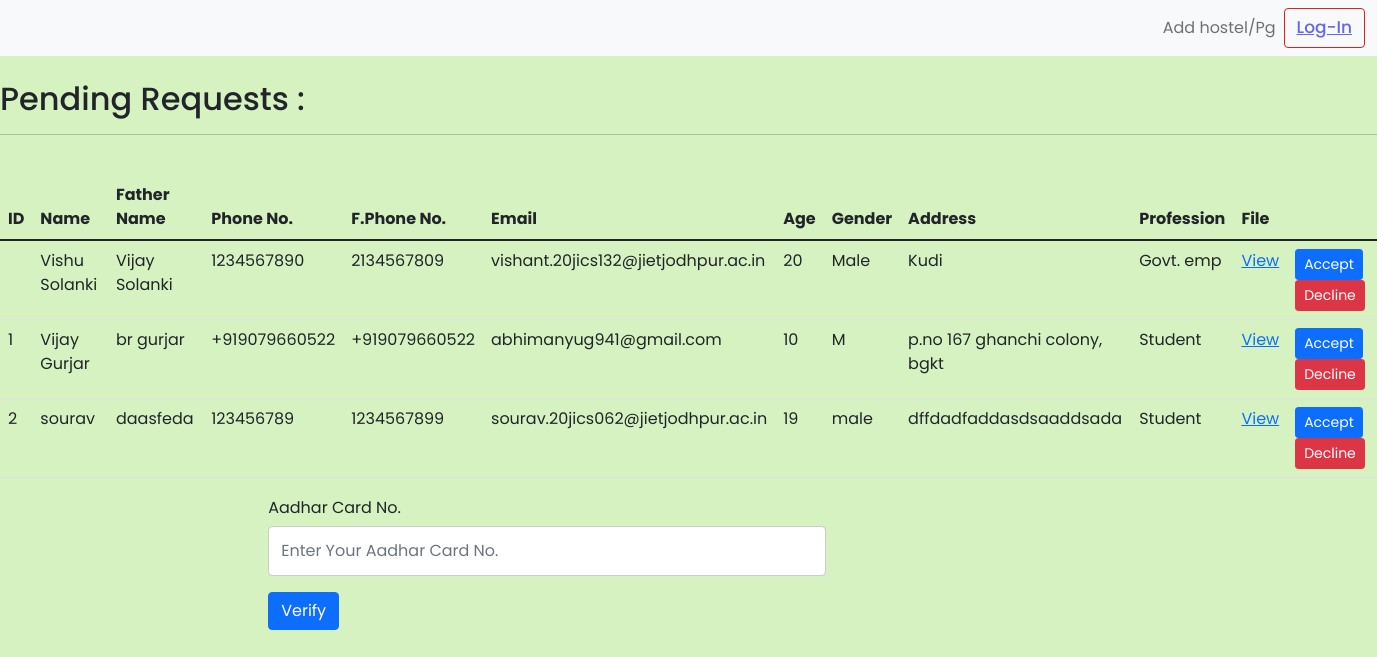
The page /admin/pg.php on the database its author committed.
### tables this page shows
CREATE TABLE `pg` (
  `name` varchar(50) NOT NULL,
  `fname` varchar(50) NOT NULL,
  `pno` varchar(50) NOT NULL,
  `fpno` varchar(50) NOT NULL,
  `email` varchar(50) NOT NULL,
  `age` int(50) NOT NULL,
  `gender` varchar(50) NOT NULL,
  `aadhar` int(11) NOT NULL,
  `address` varchar(255) NOT NULL,
  `ownerid` varchar(255) NOT NULL,
  `prof` varchar(255) NOT NULL,
  `file` mediumblob NOT NULL
);

### admin/pg.php (the view, shortened to what this page needs)
<?php require_once "controllerUserData.php"; ?>
<!DOCTYPE html>
<html lang="en">
<head>
            <link rel="stylesheet" href="index.css">
 <link rel="stylesheet" href="navstyle.css">
    <link href='https://unpkg.com/boxicons@2.1.2/css/boxicons.min.css' rel='stylesheet'>
    <link href="https://cdn.jsdelivr.net/npm/bootstrap@5.1.3/dist/css/bootstrap.min.css" rel="stylesheet">
    <link href="https://cdn.jsdelivr.net/npm/bootstrap@5.1.3/dist/css/bootstrap.min.css" rel="stylesheet">
    <link href="https://cdn.jsdelivr.net/npm/bootstrap@5.1.3/dist/css/bootstrap.min.css" rel="stylesheet"
>
    <link rel="stylesheet" href="style.css">
    <link rel="stylesheet" href="vish.css">
</head>
<body>
 <nav class="navbar navbar-expand-lg navbar-light bg-light">
        <div class="container-fluid">
            <a class="navbar-brand" href="https://roomsterinc.000webhostapp.com"><img class="logo" src="images/logoing-removebg-preview.png" alt=""></a>
            <div class="collapse navbar-collapse" id="navbarNav">
                <ul class="navbar-nav">
                        <li class="nav-items"><a class="nav-link" href="regs.php">Add hostel/Pg</a></li>
                        <li class="nav-item">
                            <button style="color:black;" class="btn btn-outline-success" type="submit">                               <?php
                               if($status != "verified"){ echo "<a href='https://roomsterinc.000webhostapp.com/log.html".$link_address."'>Log-In</a>"; }
                               else{
                               echo "<a href='logout-user.php".$link_address."'>Log-Out</a>";} ?> </button>
                        </li>
                </ul>
            </div>
        </div>
    </nav>
       <br>
       <h2>Pending Requests : </h2>
       <hr style="weight=bolder;">
    <br>
    <table class="table">
        <thead>
			<tr>
					<th>ID</th>
				<th> Name</th>
				<th>Father Name</th>
				<th>Phone No.</th>
				<th>F.Phone No.</th>
                <th>Email</th>
                <th>Age</th>
				<th>Gender</th>
				<th>Address</th>
                <th>Profession</th>
                <th>File</tr>
		</thead>
        <tbody>
<?php
$sql = "SELECT * FROM pg where ownerid='vj941'";
$result = $con->query($sql);
while($row = mysqli_fetch_array($result)) { ?>
     <tr>
        <td><?php echo $id++; ?></td>
        <td><?php echo $row['name']; ?></td>
                            <td><?php echo $row['fname']; ?></td>
        <td><?php echo $row['pno']; ?></td>
                    <td><?php echo $row['fpno']; ?></td>
                    <td><?php echo $row['email']; ?></td>
                    <td><?php echo $row['age']; ?></td>
                    <td><?php echo $row['gender']; ?></td>
                    <td><?php echo $row['address']; ?></td>
                    <td><?php echo $row['prof']; ?></td>
         <td><a href="uploads/<?php echo $row['file']; ?>" target="_blank">View</a></td>
        <td>
           <a class='btn btn-primary btn-sm' href="acceptpg.php">Accept</a>
              <a id="decline" class='btn btn-danger btn-sm' href="declinepg.php">Decline</a>
        </td>
    </tr>
    <?php }
    $con->close();?>
</tbody>
</table>
<div class="container">
		<div class="col-md-6" style="margin-top: 50px;">
		  	<div class="form-group">
		    	<label for="exampleInputAadharCard">Aadhar Card No.</label>
		    	<input type="text" class="form-control" id="exampleInputAadharCard" placeholder="Enter Your Aadhar Card No." name="exampleInputAadharCard">
		  	</div>
		  	<button type="button" class="btn btn-primary" onclick="verify()">Verify</button>
		</div>
	</div>
</body>
</html>

### index.css (style rules this page uses)
* { margin: 0; padding: 0; box-sizing: border-box; font-family: 'Poppins'; }
.container { width: 1600px; margin: auto; }
@media only screen and (min-width: 1200px) { .container { width: 100%; } }
input[type=text], select, textarea { width: 100%; padding: 12px; border: 1px solid #ccc; margin-top: 6px; margin-bottom: 16px; resize: vertical; }

### admin/navstyle.css (style rules this page uses)
@media (min-width: 992px) { .navbar-expand-lg .navbar-collapse { display: flex!important; flex-basis: auto; justify-content: end; } }
@media (min-width: 992px) { .btn-outline-success { color: #212529 !important; border-color: #da2020 !important; } }
nav .logo { width: 120px; height: 20px; height: 1rem; margin-left: 3%; }
.nav-item a { font-size: 17px; }
.navbar-nav { display: flex; padding-left: 50px; margin-bottom: 0; list-style: none; justify-content: space-evenly; }
.btn-outline-success { color: orange; border-color: orange; }

### admin/style.css (style rules this page uses)
html, body { background: #d6f2c1; font-family: 'Poppins', sans-serif; }
.container { position: absolute; top: 50%; left: 50%; transform: translate(-50%, -50%); width:auto; }

### admin/vish.css (style rules this page uses)
@media (min-width: 992px) { .navbar-expand-lg .navbar-collapse { display: flex!important; flex-basis: auto; justify-content: end; } }
button a { color: #6665ee; font-weight: 500; }
nav .logo { width: 120px; height: 20px; height: 1rem; margin-left: 3%; }
.nav-item a { font-size: 17px; }
.navbar-nav { display: flex; padding-left: 50px; margin-bottom: 0; list-style: none; justify-content: space-evenly; }
.btn-outline-success { color: orange; }

### admin/pg.php (style rules this page uses)
.container { margin-top:10%; width:100%; margin-left:10%; }

### rows shown on the page
pg: name "Vishu Solanki", fname "Vijay Solanki", pno "1234567890", fpno "2134567809", email "vishant.20jics132@jietjodhpur.ac.in", age "20", gender "Male", address "Kudi", prof "Govt. emp"
pg: name "Vijay Gurjar", fname "br gurjar", pno "+919079660522", fpno "+919079660522", email "abhimanyug941@gmail.com", age "10", gender "M", address "p.no 167 ghanchi colony, bgkt", prof "Student"
pg: name "sourav", fname "daasfeda", pno "123456789", fpno "1234567899", email "sourav.20jics062@jietjodhpur.ac.in", age "19", gender "male", address "dffdadfaddasdsaaddsada", prof "Student"
